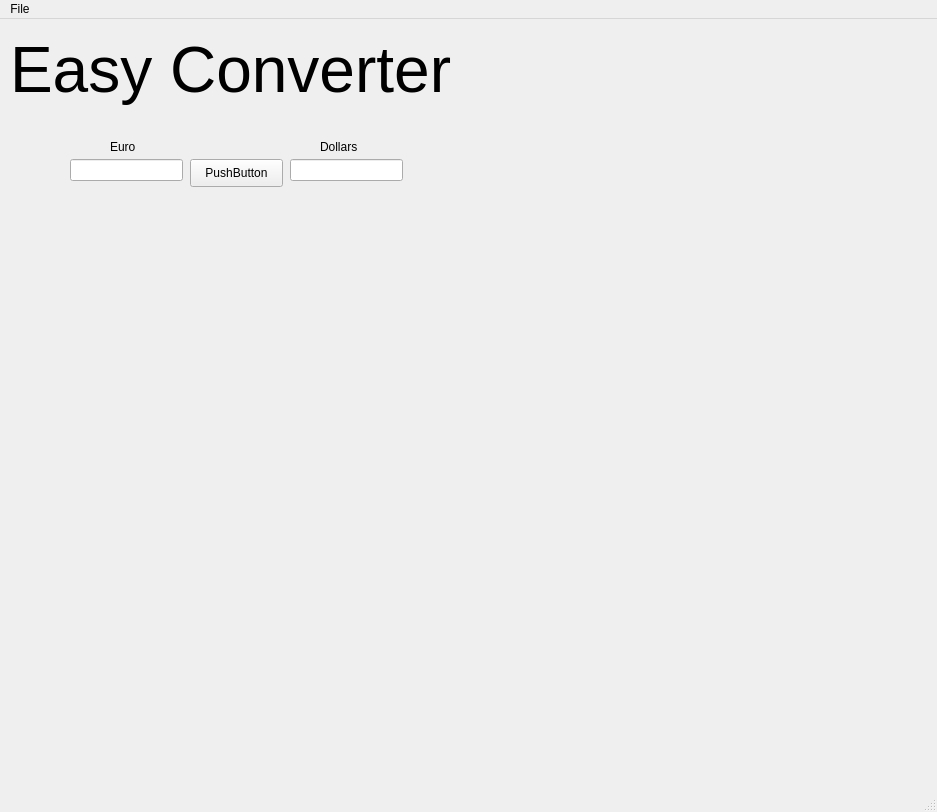
<?xml version="1.0" encoding="UTF-8"?>
<ui version="4.0">
 <class>MainWindow</class>
 <widget class="QMainWindow" name="MainWindow">
  <property name="geometry">
   <rect>
    <x>0</x>
    <y>0</y>
    <width>937</width>
    <height>812</height>
   </rect>
  </property>
  <property name="windowTitle">
   <string>MainWindow</string>
  </property>
  <widget class="QWidget" name="centralwidget">
   <widget class="QPushButton" name="pushButton">
    <property name="geometry">
     <rect>
      <x>190</x>
      <y>140</y>
      <width>93</width>
      <height>28</height>
     </rect>
    </property>
    <property name="text">
     <string>PushButton</string>
    </property>
   </widget>
   <widget class="QLineEdit" name="lineEdit">
    <property name="geometry">
     <rect>
      <x>70</x>
      <y>140</y>
      <width>113</width>
      <height>22</height>
     </rect>
    </property>
   </widget>
   <widget class="QLineEdit" name="lineEdit_2">
    <property name="geometry">
     <rect>
      <x>290</x>
      <y>140</y>
      <width>113</width>
      <height>22</height>
     </rect>
    </property>
   </widget>
   <widget class="QLabel" name="label">
    <property name="geometry">
     <rect>
      <x>110</x>
      <y>120</y>
      <width>55</width>
      <height>16</height>
     </rect>
    </property>
    <property name="text">
     <string>Euro</string>
    </property>
   </widget>
   <widget class="QLabel" name="label_2">
    <property name="geometry">
     <rect>
      <x>320</x>
      <y>120</y>
      <width>55</width>
      <height>16</height>
     </rect>
    </property>
    <property name="text">
     <string>Dollars</string>
    </property>
   </widget>
   <widget class="QLabel" name="label_3">
    <property name="geometry">
     <rect>
      <x>10</x>
      <y>10</y>
      <width>631</width>
      <height>81</height>
     </rect>
    </property>
    <property name="font">
     <font>
      <pointsize>48</pointsize>
     </font>
    </property>
    <property name="text">
     <string>Easy Converter</string>
    </property>
   </widget>
  </widget>
  <widget class="QMenuBar" name="menubar">
   <property name="geometry">
    <rect>
     <x>0</x>
     <y>0</y>
     <width>937</width>
     <height>26</height>
    </rect>
   </property>
   <widget class="QMenu" name="menuFile">
    <property name="title">
     <string>File</string>
    </property>
    <addaction name="actionOpen"/>
    <addaction name="separator"/>
   </widget>
   <addaction name="menuFile"/>
  </widget>
  <widget class="QStatusBar" name="statusbar"/>
  <action name="actionOpen">
   <property name="text">
    <string>Open</string>
   </property>
  </action>
 </widget>
 <resources/>
 <connections/>
</ui>
